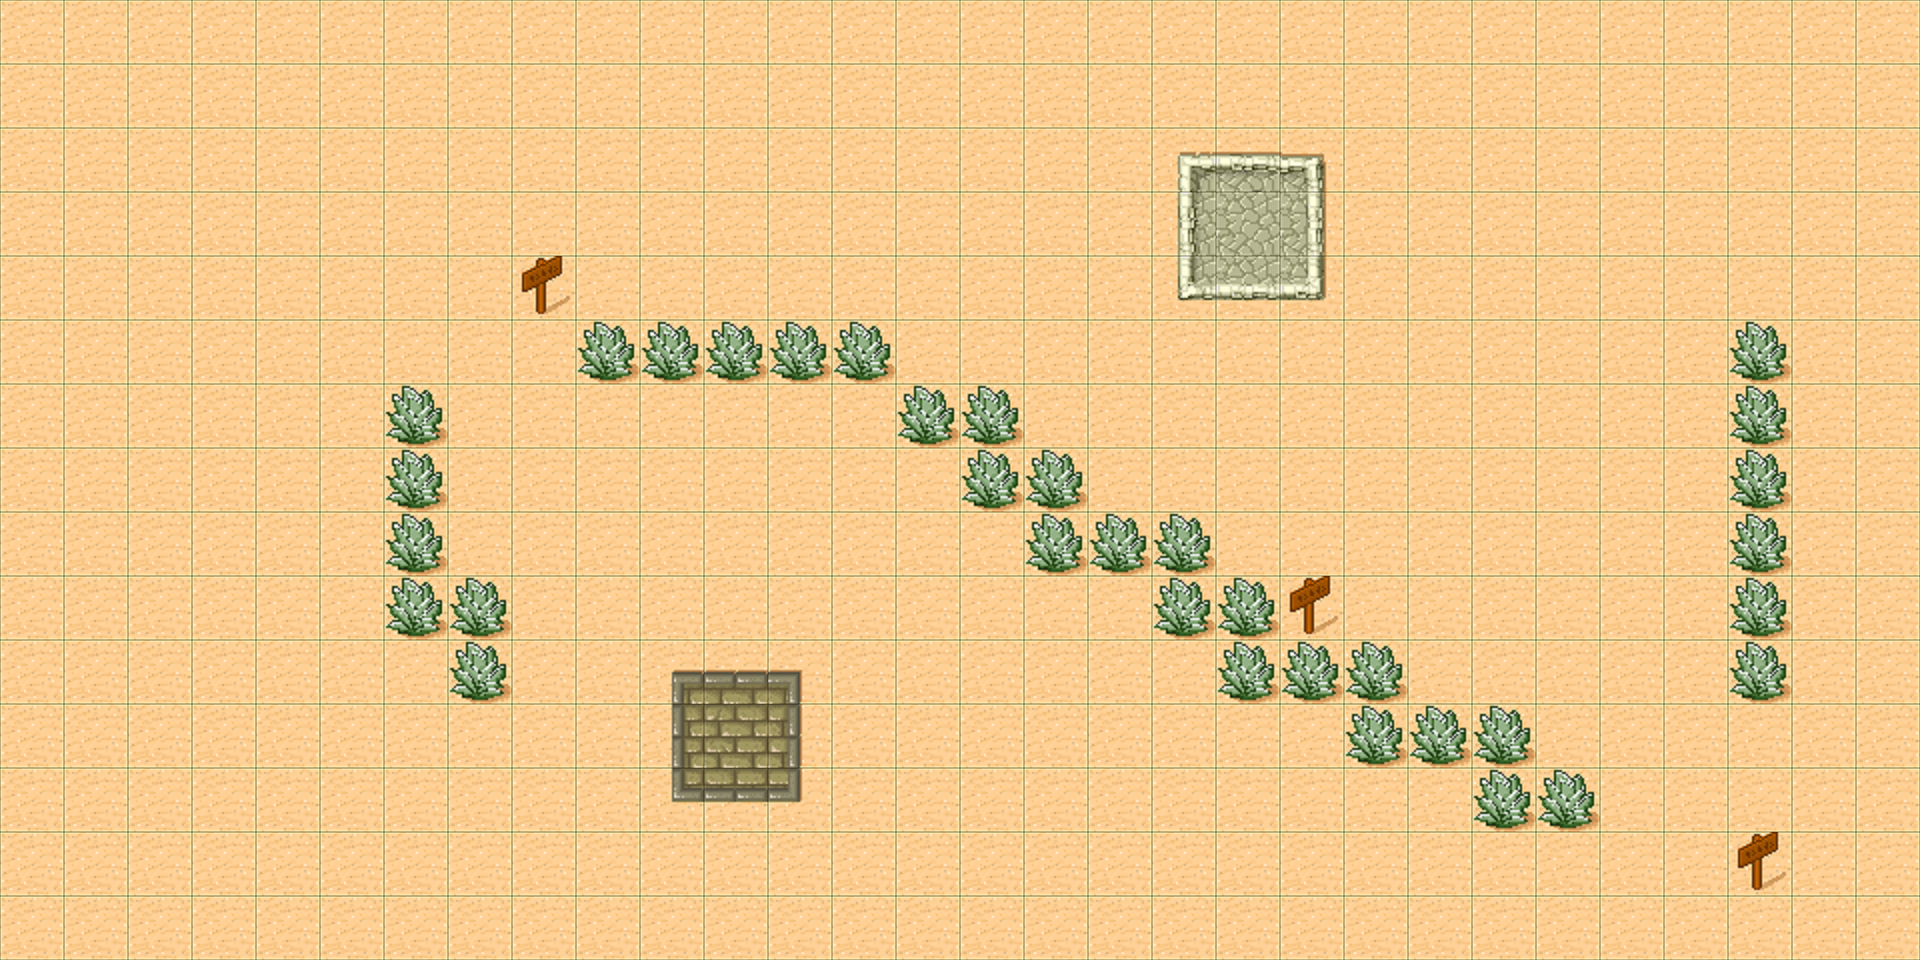

A 2D game scene composited from a Tiled map and its tileset images. What follows is a short description and the map's XML, with each tile layer's data collapsed to a summary:
An orthogonal 30x15 tile map with 64x64 px tiles, 1 tile layer (ground).

<map version="1.0" orientation="orthogonal" renderorder="right-down" width="30" height="15" tilewidth="64" tileheight="64">
 <tileset firstgid="1" name="tmw_desert_spacing2" tilewidth="64" tileheight="64" spacing="2" margin="2">
  <image source="TileGameResources/tmw_desert_spacing2.png" width="530" height="398" />
  <tile id="0">
   <properties>
    <property name="type" value="ground" />
   </properties>
  </tile>
  <tile id="1">
   <properties>
    <property name="type" value="ground" />
   </properties>
  </tile>
  <tile id="2">
   <properties>
    <property name="type" value="ground" />
   </properties>
  </tile>
  <tile id="8">
   <properties>
    <property name="type" value="ground" />
   </properties>
  </tile>
  <tile id="9">
   <properties>
    <property name="type" value="base1" />
   </properties>
  </tile>
  <tile id="10">
   <properties>
    <property name="type" value="ground" />
   </properties>
  </tile>
  <tile id="16">
   <properties>
    <property name="type" value="ground" />
   </properties>
  </tile>
  <tile id="17">
   <properties>
    <property name="type" value="ground" />
   </properties>
  </tile>
  <tile id="18">
   <properties>
    <property name="type" value="ground" />
   </properties>
  </tile>
  <tile id="24">
   <properties>
    <property name="type" value="ground" />
   </properties>
  </tile>
  <tile id="25">
   <properties>
    <property name="type" value="ground" />
   </properties>
  </tile>
  <tile id="26">
   <properties>
    <property name="type" value="ground" />
   </properties>
  </tile>
  <tile id="29">
   <properties>
    <property name="type" value="ground" />
   </properties>
  </tile>
  <tile id="31">
   <properties>
    <property name="type" value="stone" />
   </properties>
  </tile>
  <tile id="32">
   <properties>
    <property name="type" value="ground" />
   </properties>
  </tile>
  <tile id="33">
   <properties>
    <property name="type" value="base2" />
   </properties>
  </tile>
  <tile id="34">
   <properties>
    <property name="type" value="ground" />
   </properties>
  </tile>
  <tile id="37">
   <properties>
    <property name="type" value="plant" />
   </properties>
  </tile>
  <tile id="39">
   <properties>
    <property name="type" value="plant" />
   </properties>
  </tile>
  <tile id="40">
   <properties>
    <property name="type" value="ground" />
   </properties>
  </tile>
  <tile id="41">
   <properties>
    <property name="type" value="ground" />
   </properties>
  </tile>
  <tile id="42">
   <properties>
    <property name="type" value="ground" />
   </properties>
  </tile>
  <tile id="45">
   <properties>
    <property name="type" value="sign" />
   </properties>
  </tile>
 </tileset>
 <layer name="ground" width="30" height="15">
  <data>[450 cells, 450 non-empty, 21 distinct tile ids]</data>
 </layer>
</map>